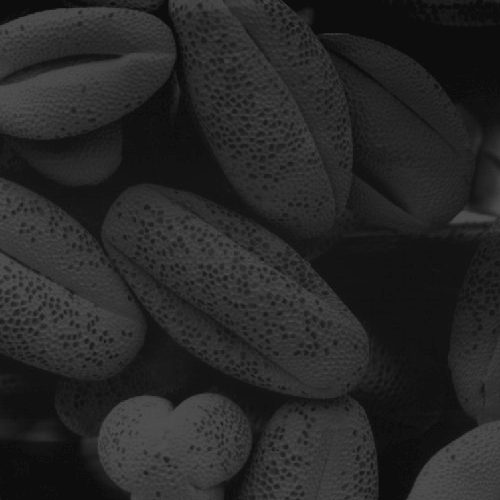
#> input picture Q5/input_shells.png, 500 x 500 px, found by its file name
$ jupyter execute Q5_Gaussian_Filtering.ipynb
#> lines starting #> are read from the running program, lines starting #| are printed output that depends on the picture
[cell 1]
import cv2 as cv
import numpy as np
import matplotlib.pyplot as plt
from mpl_toolkits.mplot3d import Axes3D
from google.colab import files


#Create Gaussian kernel
def gaussian_kernel(size, sigma):
    k = size // 2
    x, y = np.mgrid[-k:k+1, -k:k+1]
    kernel = np.exp(-(x**2 + y**2) / (2 * sigma**2))
    kernel = kernel / kernel.sum()   # normalize
    return kernel

#5x5 Gaussian kernel, sigma=2
kernel_5x5 = gaussian_kernel(5, 2)
print("Normalized 5x5 Gaussian kernel (sigma = 2):")
print(kernel_5x5)
print("Sum of kernel values:", kernel_5x5.sum())

#51x51 Gaussian kernel surface plot
kernel_51x51 = gaussian_kernel(51, 2)

x = np.arange(-(51//2), 51//2 + 1)
y = np.arange(-(51//2), 51//2 + 1)
X, Y = np.meshgrid(x, y)

fig = plt.figure(figsize=(8, 6))
ax = fig.add_subplot(111, projection='3d')
ax.plot_surface(X, Y, kernel_51x51, cmap='viridis')
ax.set_title("51x51 Gaussian Kernel Surface Plot (sigma = 2)")
ax.set_xlabel("x")
ax.set_ylabel("y")
ax.set_zlabel("Kernel value")
plt.tight_layout()
plt.show()
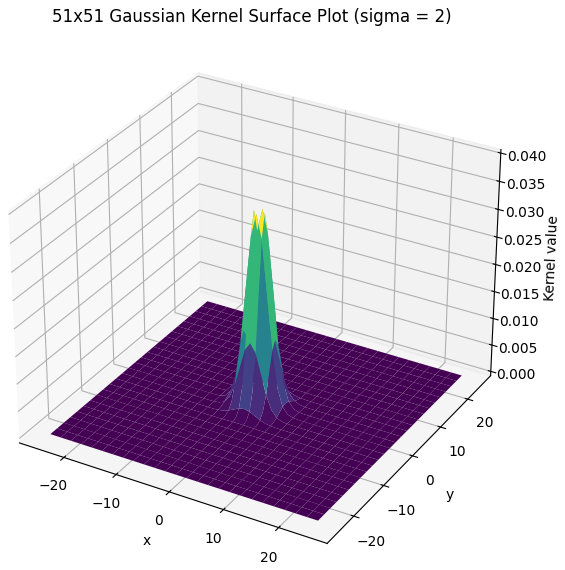
#> figure drawn by matplotlib, 1 panel

#Save surface plot
fig = plt.figure(figsize=(8, 6))
ax = fig.add_subplot(111, projection='3d')
ax.plot_surface(X, Y, kernel_51x51, cmap='viridis')
ax.set_title("51x51 Gaussian Kernel Surface Plot (sigma = 2)")
ax.set_xlabel("x")
ax.set_ylabel("y")
ax.set_zlabel("Kernel value")
plt.tight_layout()
plt.savefig("q5_gaussian_kernel_surface.png")
plt.close()


#Load grayscale image
img = cv.imread("/content/input_shells.png", cv.IMREAD_GRAYSCALE)
#> img is the input picture: shape (500, 500); min 13, max 83, mean 38.7

if img is None:
    raise FileNotFoundError("Check the image path. Could not load the grayscale image.")

#Manual Gaussian smoothing using computed kernel
manual_filtered = cv.filter2D(img, -1, kernel_5x5)

#OpenCV GaussianBlur
opencv_filtered = cv.GaussianBlur(img, (5, 5), 2)

# -----------------------------
# Display results
# -----------------------------
plt.figure(figsize=(15, 5))

plt.subplot(1, 3, 1)
plt.imshow(img, cmap='gray')
plt.title("Original Image")
plt.axis("off")

plt.subplot(1, 3, 2)
plt.imshow(manual_filtered, cmap='gray')
plt.title("Manual Gaussian Filtering")
plt.axis("off")

plt.subplot(1, 3, 3)
plt.imshow(opencv_filtered, cmap='gray')
plt.title("OpenCV GaussianBlur")
plt.axis("off")

plt.tight_layout()
plt.show()
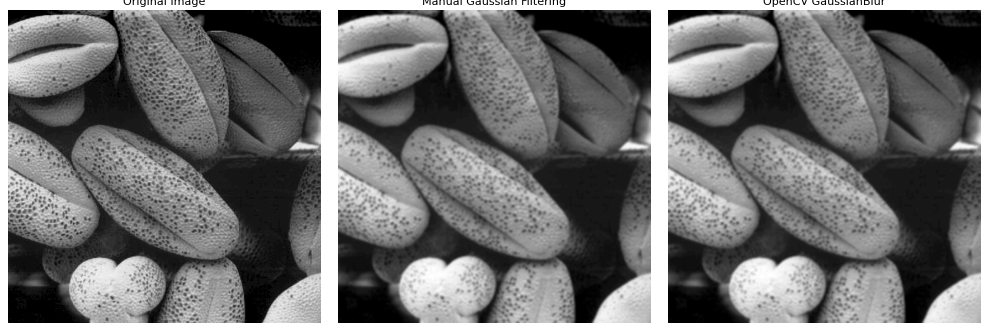
#> figure drawn by matplotlib, 3 panels


# -----------------------------
# Save outputs
# -----------------------------
cv.imwrite("q5_original.png", img)
cv.imwrite("q5_manual_gaussian.png", manual_filtered)
cv.imwrite("q5_opencv_gaussian.png", opencv_filtered)

# optional comparison figure save
plt.figure(figsize=(15, 5))

plt.subplot(1, 3, 1)
plt.imshow(img, cmap='gray')
plt.title("Original Image")
plt.axis("off")

plt.subplot(1, 3, 2)
plt.imshow(manual_filtered, cmap='gray')
plt.title("Manual Gaussian Filtering")
plt.axis("off")

plt.subplot(1, 3, 3)
plt.imshow(opencv_filtered, cmap='gray')
plt.title("OpenCV GaussianBlur")
plt.axis("off")

plt.tight_layout()
plt.savefig("q5_filter_comparison.png")
plt.close()
